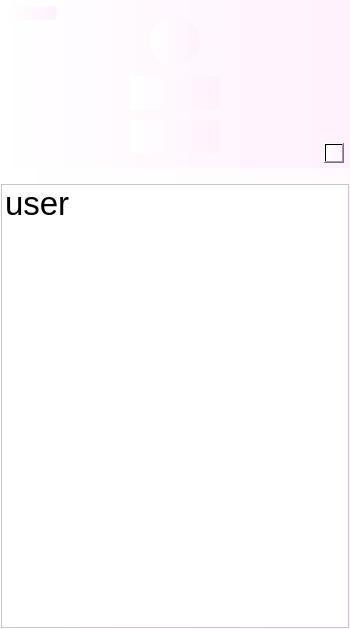
<?xml version="1.0" encoding="UTF-8"?>
<ui version="4.0">
 <class>MainWindow</class>
 <widget class="QMainWindow" name="MainWindow">
  <property name="geometry">
   <rect>
    <x>0</x>
    <y>0</y>
    <width>350</width>
    <height>629</height>
   </rect>
  </property>
  <property name="windowTitle">
   <string>MainWindow</string>
  </property>
  <property name="styleSheet">
   <string notr="true">background-color: qlineargradient(spread:pad, x1:0, y1:0, x2:1, y2:0, stop:0 rgba(255, 255, 255, 1), stop:1 rgba(255, 241, 253, 1));</string>
  </property>
  <widget class="QWidget" name="centralwidget">
   <layout class="QVBoxLayout" name="verticalLayout" stretch="3,1,8">
    <property name="spacing">
     <number>0</number>
    </property>
    <property name="leftMargin">
     <number>1</number>
    </property>
    <property name="topMargin">
     <number>1</number>
    </property>
    <property name="rightMargin">
     <number>1</number>
    </property>
    <property name="bottomMargin">
     <number>1</number>
    </property>
    <item>
     <layout class="QGridLayout" name="gridLayout" rowstretch="0" columnstretch="1,1,1">
      <property name="leftMargin">
       <number>5</number>
      </property>
      <property name="topMargin">
       <number>5</number>
      </property>
      <property name="rightMargin">
       <number>5</number>
      </property>
      <property name="bottomMargin">
       <number>5</number>
      </property>
      <property name="spacing">
       <number>5</number>
      </property>
      <item row="0" column="1">
       <layout class="QVBoxLayout" name="verticalLayout_2">
        <property name="spacing">
         <number>10</number>
        </property>
        <property name="leftMargin">
         <number>10</number>
        </property>
        <property name="topMargin">
         <number>10</number>
        </property>
        <property name="rightMargin">
         <number>10</number>
        </property>
        <property name="bottomMargin">
         <number>10</number>
        </property>
        <item>
         <layout class="QHBoxLayout" name="horizontalLayout_2">
          <item>
           <widget class="QLabel" name="headImg">
            <property name="minimumSize">
             <size>
              <width>50</width>
              <height>50</height>
             </size>
            </property>
            <property name="maximumSize">
             <size>
              <width>50</width>
              <height>50</height>
             </size>
            </property>
            <property name="styleSheet">
             <string notr="true">border-image: url(:/img/img/Customer.png);
border-radius: 25px;</string>
            </property>
            <property name="text">
             <string/>
            </property>
           </widget>
          </item>
         </layout>
        </item>
        <item>
         <layout class="QHBoxLayout" name="horizontalLayout_3">
          <item>
           <widget class="QLabel" name="user_name">
            <property name="styleSheet">
             <string notr="true">color: rgb(136, 138, 133);</string>
            </property>
            <property name="text">
             <string/>
            </property>
            <property name="alignment">
             <set>Qt::AlignCenter</set>
            </property>
           </widget>
          </item>
         </layout>
        </item>
        <item>
         <layout class="QHBoxLayout" name="horizontalLayout">
          <item>
           <widget class="QLabel" name="user_mail">
            <property name="styleSheet">
             <string notr="true">color: rgb(136, 138, 133);</string>
            </property>
            <property name="text">
             <string/>
            </property>
            <property name="alignment">
             <set>Qt::AlignCenter</set>
            </property>
           </widget>
          </item>
         </layout>
        </item>
       </layout>
      </item>
      <item row="0" column="0">
       <layout class="QVBoxLayout" name="verticalLayout_3">
        <item>
         <widget class="QLabel" name="label">
          <property name="maximumSize">
           <size>
            <width>50</width>
            <height>16777215</height>
           </size>
          </property>
          <property name="styleSheet">
           <string notr="true">border-image: url(:/img/img/mainwindowTitle.png);</string>
          </property>
          <property name="text">
           <string/>
          </property>
         </widget>
        </item>
        <item>
         <spacer name="horizontalSpacer_2">
          <property name="orientation">
           <enum>Qt::Horizontal</enum>
          </property>
          <property name="sizeHint" stdset="0">
           <size>
            <width>40</width>
            <height>20</height>
           </size>
          </property>
         </spacer>
        </item>
        <item>
         <spacer name="verticalSpacer">
          <property name="orientation">
           <enum>Qt::Vertical</enum>
          </property>
          <property name="sizeHint" stdset="0">
           <size>
            <width>20</width>
            <height>40</height>
           </size>
          </property>
         </spacer>
        </item>
       </layout>
      </item>
      <item row="0" column="2">
       <layout class="QGridLayout" name="gridLayout_2">
        <item row="1" column="1">
         <widget class="QPushButton" name="pushButton">
          <property name="minimumSize">
           <size>
            <width>20</width>
            <height>20</height>
           </size>
          </property>
          <property name="maximumSize">
           <size>
            <width>20</width>
            <height>20</height>
           </size>
          </property>
          <property name="cursor">
           <cursorShape>PointingHandCursor</cursorShape>
          </property>
          <property name="styleSheet">
           <string notr="true">border-image: url(:/img/img/addFriend.jpg);</string>
          </property>
          <property name="text">
           <string/>
          </property>
         </widget>
        </item>
        <item row="0" column="1">
         <spacer name="verticalSpacer_2">
          <property name="orientation">
           <enum>Qt::Vertical</enum>
          </property>
          <property name="sizeHint" stdset="0">
           <size>
            <width>20</width>
            <height>40</height>
           </size>
          </property>
         </spacer>
        </item>
        <item row="0" column="0">
         <spacer name="horizontalSpacer">
          <property name="orientation">
           <enum>Qt::Horizontal</enum>
          </property>
          <property name="sizeHint" stdset="0">
           <size>
            <width>40</width>
            <height>20</height>
           </size>
          </property>
         </spacer>
        </item>
       </layout>
      </item>
     </layout>
    </item>
    <item>
     <widget class="QLineEdit" name="lineEdit">
      <property name="styleSheet">
       <string notr="true">background-color: qlineargradient(spread:pad, x1:0, y1:0, x2:1, y2:0, stop:0 rgba(255, 255, 255, 1), stop:1 rgba(255, 250, 254, 1));
border-radius:0px</string>
      </property>
     </widget>
    </item>
    <item>
     <widget class="QListWidget" name="listWidget">
      <property name="font">
       <font>
        <pointsize>25</pointsize>
       </font>
      </property>
      <property name="contextMenuPolicy">
       <enum>Qt::CustomContextMenu</enum>
      </property>
      <property name="styleSheet">
       <string notr="true">background-color: rgb(255, 255, 255);</string>
      </property>
      <property name="iconSize">
       <size>
        <width>60</width>
        <height>60</height>
       </size>
      </property>
      <item>
       <property name="text">
        <string>user</string>
       </property>
       <property name="icon">
        <iconset resource="images.qrc">
         <normaloff>:/img/img/Customer.png</normaloff>:/img/img/Customer.png</iconset>
       </property>
      </item>
     </widget>
    </item>
   </layout>
  </widget>
 </widget>
 <resources>
  <include location="images.qrc"/>
 </resources>
 <connections/>
</ui>
